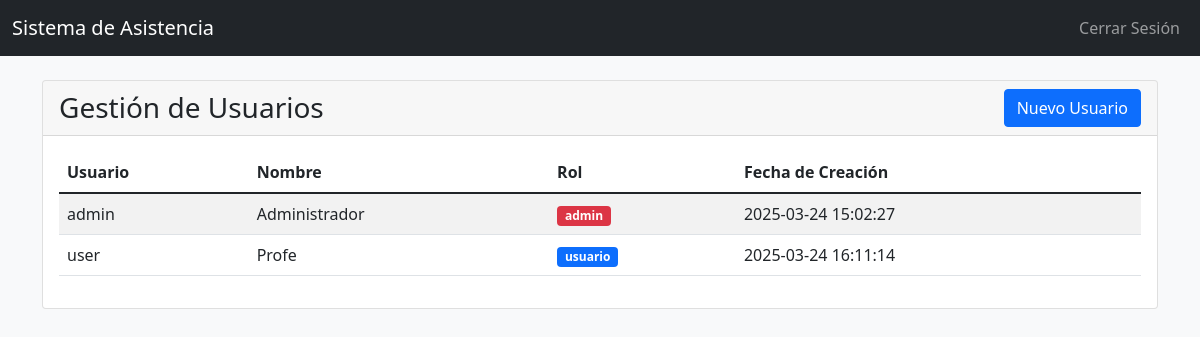
Page /admin (signed in) on the committed database.
### tables this page shows
CREATE TABLE usuarios (
            id INTEGER PRIMARY KEY AUTOINCREMENT,
            username TEXT UNIQUE NOT NULL,
            password TEXT NOT NULL,
            nombre TEXT NOT NULL,
            rol TEXT CHECK(rol IN ('admin', 'usuario')) NOT NULL DEFAULT 'usuario',
            created_at TIMESTAMP DEFAULT CURRENT_TIMESTAMP
        );

### app.py (the view)
@app.route('/admin')
@admin_required
def admin_panel():
    conn = get_db_connection()
    c = conn.cursor()
    users = c.execute('SELECT id, username, nombre, rol, created_at FROM usuarios').fetchall()
    conn.close()
    return render_template('admin.html', users=users)

### app.py (called while the page is built)
def get_db_connection():
    conn = sqlite3.connect(DB_PATH)
    conn.row_factory = sqlite3.Row
    return conn

def admin_required(f):
    @wraps(f)
    def decorated_function(*args, **kwargs):
        if 'user_role' not in session or session['user_role'] != 'admin':
            flash('No tienes permisos para acceder a esta función', 'error')
            return redirect(url_for('index'))
        return f(*args, **kwargs)
    return decorated_function

### templates/admin.html (shortened to what this page needs)
<!DOCTYPE html>
<html lang="es">
<head>
    <link href="https://cdn.jsdelivr.net/npm/bootstrap@5.1.3/dist/css/bootstrap.min.css" rel="stylesheet">
</head>
<body class="bg-light">
    <nav class="navbar navbar-expand-lg navbar-dark bg-dark">
        <div class="container-fluid">
            <a class="navbar-brand" href="{{ url_for('index') }}">Sistema de Asistencia</a>
            <div class="navbar-nav ms-auto">
                <a class="nav-link" href="{{ url_for('logout') }}">Cerrar Sesión</a>
            </div>
        </div>
    </nav>
    <div class="container mt-4">
        <div class="row">
            <div class="col-12">
                <div class="card">
                    <div class="card-header d-flex justify-content-between align-items-center">
                        <h3 class="mb-0">Gestión de Usuarios</h3>
                        <a href="{{ url_for('register') }}" class="btn btn-primary">Nuevo Usuario</a>
                    </div>
                    <div class="card-body">
                        <div class="table-responsive">
                            <table class="table table-striped">
                                <thead>
                                    <tr>
                                        <th>Usuario</th>
                                        <th>Nombre</th>
                                        <th>Rol</th>
                                        <th>Fecha de Creación</th>
                                    </tr>
                                </thead>
                                <tbody>
                                    {% for user in users %}
                                    <tr>
                                        <td>{{ user[1] }}</td>
                                        <td>{{ user[2] }}</td>
                                        <td><span class="badge {% if user[3] == 'admin' %}bg-danger{% else %}bg-primary{% endif %}">{{ user[3] }}</span></td>
                                        <td>{{ user[4] }}</td>
                                    </tr>
                                    {% endfor %}
                                </tbody>
                            </table>
                        </div>
                    </div>
                </div>
            </div>
        </div>
    </div>
</body>
</html>

### rows in the picture
usuarios: username "admin", nombre "Administrador", rol "admin", created_at "2025-03-24 15:02:27"
usuarios: username "user", nombre "Profe", rol "usuario", created_at "2025-03-24 16:11:14"
